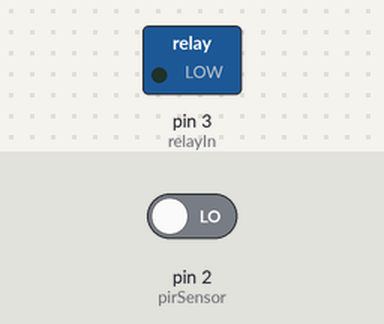
This sketch was run on a simulated Arduino Uno, built with avr-gcc and run on an emulated ATmega328P. Shown: switched loads named in the sketch (green lamp = pin HIGH). Inputs (shaded band) come from the test bench; at power-on: pin 2 (pirSensor) LOW.

Above: at 0.1 s.
At 60.1 s:
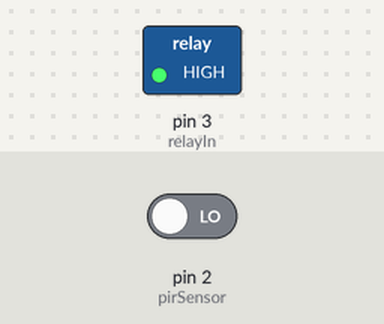
Timing chart, 0 to 61.6 s (numbered marks = the images above):
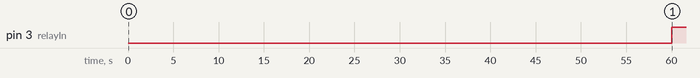

The sketch:

PIRrelayLamp.ino
```cpp
/*********
  James Steven Dulangon
  Motion-triggered Lamp using HC-SR05 PIR sensor
*********/
#define pirSensor 2
#define relayIn 3

void setup() {
  pinMode(pirSensor, INPUT);
  pinMode(relayIn, OUTPUT);
  delay(60000); // 1 minute delay to stabilize sensor
}

void loop() {
  uint8_t sensorVal = digitalRead(pirSensor);

  if(sensorVal) digitalWrite(relayIn, LOW); // logic LOW will activate the relay
  else digitalWrite(relayIn, HIGH);

}
```

Measured:
- by itself, pin 3 (relayIn): LOW → HIGH at 60.0 s
